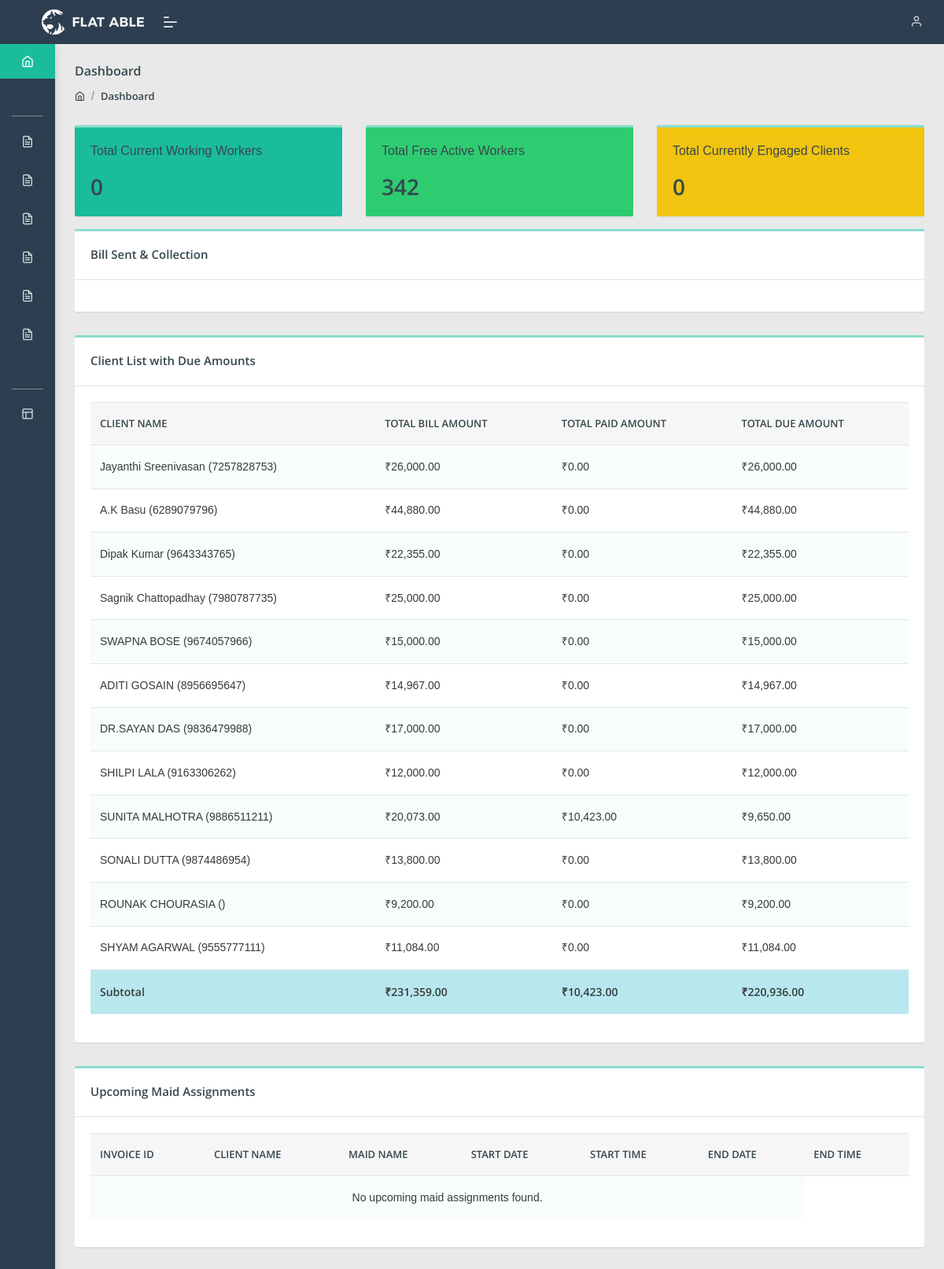
/administrators/index.php?p=dashboard (signed in), run on the app's committed database.
### tables this page shows
CREATE TABLE `user_details` (
  `user_id` int(11) NOT NULL,
  `br_id` int(11) NOT NULL DEFAULT 1 COMMENT 'pk of branches',
  `username` varchar(255) NOT NULL,
  `password` varchar(255) NOT NULL,
  `user_type` tinyint(1) NOT NULL DEFAULT 0 COMMENT '1=Admin(owner) 2=Manager 3=Employee 4=Client 5=Worker',
  `added_by` int(11) NOT NULL DEFAULT 0,
  `full_name` varchar(255) NOT NULL,
  `fat_hus_name` varchar(255) NOT NULL,
  `email_id` varchar(255) NOT NULL,
  `phone_number` varchar(10) NOT NULL,
  `alt_phone_number` varchar(10) NOT NULL,
  `m_id` tinyint(1) NOT NULL DEFAULT 1 COMMENT 'PK of marital_status_master',
  `date_of_birth` date NOT NULL,
  `gender` tinyint(1) NOT NULL DEFAULT 1 COMMENT 'PK of gender_master',
  `address` text NOT NULL,
  `curr_address` text NOT NULL,
  `city_id` int(11) NOT NULL COMMENT 'PK of cities',
  `state_id` int(11) NOT NULL DEFAULT 0 COMMENT 'PK of states table',
  `country_id` int(11) NOT NULL COMMENT 'PK of countries',
  `pincode` varchar(6) NOT NULL,
  `adhar_card` varchar(12) NOT NULL,
  `adhar_card_img` varchar(255) NOT NULL,
  `adhar_card_back_img` varchar(255) NOT NULL,
  `pan_card` varchar(10) NOT NULL,
  `pan_card_img` varchar(255) NOT NULL,
  `voter_id_card` varchar(10) NOT NULL,
  `voter_id_card_img` varchar(255) NOT NULL,
  `voter_id_card_back_img` varchar(255) NOT NULL,
  `user_photo` varchar(255) NOT NULL,
  `wt_id` text NOT NULL COMMENT 'PK of work_type',
  `work_type_others` varchar(255) NOT NULL,
  `work_exp` int(11) NOT NULL DEFAULT 0,
  `earlier_work_city` varchar(10) NOT NULL,
  `last_emplr_name` varchar(255) NOT NULL,
  `sk_id` text NOT NULL COMMENT 'PK of skills_master',
  `l_id` text NOT NULL COMMENT 'PK of language_master',
  `work_loc` varchar(255) NOT NULL,
  `st_id` int(11) NOT NULL DEFAULT 0 COMMENT 'PK of stay_type',
  `exp_salary` decimal(10,2) NOT NULL,
  `available_from` datetime DEFAULT current_timestamp(),
  `wf_id` tinyint(1) NOT NULL DEFAULT 0 COMMENT 'PK of weekly_off',
  `il_id` int(11) NOT NULL DEFAULT 0 COMMENT 'PK of illness_master',
  `pv_id` tinyint(1) NOT NULL DEFAULT 0 COMMENT 'PK of police_verification',
  `ch_id` tinyint(1) NOT NULL DEFAULT 0 COMMENT 'PK of crime_history',
  `emg_cont_person` varchar(255) NOT NULL,
  `relation` varchar(255) NOT NULL,
  `emg_cont_number` varchar(10) NOT NULL,
  `bank_details` text NOT NULL,
  `bank_details_img` varchar(255) NOT NULL,
  `highest_edu` varchar(255) NOT NULL,
  `declaration` tinyint(1) NOT NULL DEFAULT 0,
  `lc_id` tinyint(4) NOT NULL DEFAULT 0,
  `wh_id` int(11) NOT NULL COMMENT '	PK of working_hour_master',
  `religion` varchar(255) NOT NULL,
  `nationality` varchar(255) NOT NULL,
  `family_bg_info` text NOT NULL,
  `nr_id` text NOT NULL COMMENT 'PK of nurses_master',
  `misce_doc` text NOT NULL,
  `work_details` varchar(255) NOT NULL,
  `family_members` varchar(255) NOT NULL,
  `refrence` varchar(255) NOT NULL,
  `shift` varchar(255) NOT NULL,
  `prev_feed` varchar(255) NOT NULL,
  `property` tinyint(1) NOT NULL,
  `caste` varchar(255) NOT NULL,
  `age_category` varchar(255) NOT NULL,
  `quick_service` tinyint(1) NOT NULL DEFAULT 0 COMMENT '1=Active 0=Inactive',
  `schedule_lapses` text NOT NULL COMMENT 'Worker available for quick Service',
  `inserted_by` int(11) NOT NULL DEFAULT 0,
  `updated_by` int(11) NOT NULL DEFAULT 0,
  `insert_date` datetime NOT NULL DEFAULT current_timestamp(),
  `update_date` datetime NOT NULL DEFAULT current_timestamp() ON UPDATE current_timestamp()
);

### administrators/dashboard/dashboard.php (the view, shortened to what this page needs)
<?php
include('common/head.php');
$current_date = date('Y-m-d');
$current_working_workers = 0;
$free_active_workers = 0;
$current_engaged_clients = 0;
$sql = "SELECT COUNT(DISTINCT worker_id) AS total_working FROM assign_maid WHERE worker_id > 0 AND from_date <= '$current_date' AND to_date >= '$current_date'";
$result = $con->query($sql);
if ($result && $row = $result->fetch_assoc()) {
    $current_working_workers = (int) $row['total_working'];
}
$sql = "SELECT COUNT(DISTINCT client_id) AS total_clients FROM assign_maid WHERE client_id > 0 AND from_date <= '$current_date' AND to_date >= '$current_date'";
$result = $con->query($sql);
if ($result && $row = $result->fetch_assoc()) {
    $current_engaged_clients = (int) $row['total_clients'];
}
$sql = "SELECT COUNT(*) AS total_free FROM user_details WHERE user_type = 5";
$sql .= " AND user_id NOT IN (SELECT DISTINCT worker_id FROM assign_maid WHERE worker_id > 0 AND from_date <= '$current_date' AND to_date >= '$current_date')";
$result = $con->query($sql);
if ($result && $row = $result->fetch_assoc()) {
    $free_active_workers = (int) $row['total_free'];
}
$clients = array();
$sql = "SELECT
    user_id, full_name, phone_number
FROM user_details
WHERE user_type = 4";
$result = $con->query($sql);
if ($result) {
    while ($row = $result->fetch_assoc()) {
        $user_id = $row['user_id'];
        $full_name = $row['full_name'];
        $phone_number = $row['phone_number'];
        $client = new stdClass();
        $client->user_id = $user_id;
        $client->full_name = $full_name;
        $client->phone_number = $phone_number;
        $sub_tot_receivable = 0;
        $sub_tot_received = 0;
        $client->sub_tot_receivable = $sub_tot_receivable;
        $client->sub_tot_received = $sub_tot_received;
        $clients[] = $client;
    }
}
if(sizeof($clients) > 0){
    for($i = 0; $i < sizeof($clients); $i++){
        $user_id = $clients[$i]->user_id;
        $sub_tot_receivable = 0;
        $sub_tot_received = 0;
        $sql = "SELECT * FROM bill_details WHERE client_id = '" .$user_id. "'";
        $result = $con->query($sql);
        $bill_id = 0;
        if ($result->num_rows > 0) {
            $row = $result->fetch_array();
            $bill_id = $row['bill_id'];
            $bill_total = $row['bill_total'];
            $sub_tot_receivable = $sub_tot_receivable + $bill_total;
        }
        if($bill_id > 0){
            $sql4 = "SELECT * FROM bill_payment_details WHERE bill_id = '" .$bill_id. "' ";
            $result4 = $con->query($sql4);
            if ($result4->num_rows > 0) {
                while($row4 = $result4->fetch_array()){
                    $sub_tot_received = $sub_tot_received + $row4['paid_amount'];
                }
            }
        }
        $clients[$i]->sub_tot_received = $sub_tot_received;
        $clients[$i]->sub_tot_receivable = $sub_tot_receivable;
    }
}
$upcoming_assignments = array();
 ?>
<body class="">
	<?php include('common/nav.php'); ?>
	<?php include('common/top_bar.php'); ?>
<div class="pcoded-main-container">
    <div class="pcoded-content">
        <div class="page-header">
            <div class="page-block">
                <div class="row align-items-center">
                    <div class="col-md-12">
                        <div class="page-header-title">
                            <h5 class="m-b-10"><?=$title?></h5>
                        </div>
                        <ul class="breadcrumb">
                            <li class="breadcrumb-item"><a href="index.html"><i class="feather icon-home"></i></a></li>
                            <li class="breadcrumb-item"><a href="#!"><?=$title?></a></li>
                        </ul>
                    </div>
                </div>
            </div>
        </div>
        <div class="row">
            <div class="col-md-4">
                <div class="card text-white bg-primary mb-3">
                    <div class="card-body">
                        <h6 class="card-title">Total Current Working Workers</h6>
                        <h3 class="card-text"><?= $current_working_workers ?></h3>
                    </div>
                </div>
            </div>
            <div class="col-md-4">
                <div class="card text-white bg-success mb-3">
                    <div class="card-body">
                        <h6 class="card-title">Total Free Active Workers</h6>
                        <h3 class="card-text"><?= $free_active_workers ?></h3>
                    </div>
                </div>
            </div>
            <div class="col-md-4">
                <div class="card text-white bg-warning mb-3">
                    <div class="card-body">
                        <h6 class="card-title">Total Currently Engaged Clients</h6>
                        <h3 class="card-text"><?= $current_engaged_clients ?></h3>
                    </div>
                </div>
            </div>
        </div>
        <div class="row">
            <div class="col-sm-12">
                <div class="card">
                    <div class="card-header">
                        <h5>Bill Sent & Collection</h5>
                    </div>
                    <div class="card-body">
                    </div>
                </div>
            </div>
        </div>
        <div class="row">
            <div class="col-sm-12">
                <div class="card">
                    <div class="card-header">
                        <h5>Client List with Due Amounts</h5>
                    </div>
                    <div class="card-body">
                        <div class="table-responsive">
                            <table class="table table-striped">
                                <thead>
                                    <tr>
                                        <th>Client Name</th>
                                        <th>Total Bill Amount</th>
                                        <th>Total Paid Amount</th>
                                        <th>Total Due Amount</th>
                                    </tr>
                                </thead>
                                <tbody>
                                    <?php if (sizeof($clients) > 0){
                                        $total_bill_sum = 0;
                                        $total_paid_sum = 0;
                                        $total_due_sum = 0;
                                        for($j = 0; $j < sizeof($clients); $j++){
                                            if($clients[$j]->sub_tot_receivable > $clients[$j]->sub_tot_received){
                                            $due_amount = $clients[$j]->sub_tot_receivable - $clients[$j]->sub_tot_received;
                                            $total_due_sum += $due_amount;
                                            $total_bill_sum += $clients[$j]->sub_tot_receivable;
                                            $total_paid_sum += $clients[$j]->sub_tot_received;
                                        ?>
                                            <tr>
                                                <td><?= htmlspecialchars($clients[$j]->full_name). ' ('. htmlspecialchars($clients[$j]->phone_number).')' ?></td>
                                                <td>₹<?= number_format($clients[$j]->sub_tot_receivable, 2) ?></td>
                                                <td>₹<?= number_format($clients[$j]->sub_tot_received, 2) ?></td>
                                                <td>₹<?= number_format($due_amount, 2) ?></td>
                                            </tr>
                                        <?php
                                        }
                                        }
                                        ?>
                                        <tr class="table-info">
                                            <td><strong>Subtotal</strong></td>
                                            <td><strong>₹<?= number_format($total_bill_sum, 2) ?></strong></td>
                                            <td><strong>₹<?= number_format($total_paid_sum, 2) ?></strong></td>
                                            <td><strong>₹<?= number_format($total_due_sum, 2) ?></strong></td>
                                        </tr>
                                    <?php }else{ ?>
                                        <tr>
                                            <td colspan="4" class="text-center">No clients with due amounts found.</td>
                                        </tr>
                                    <?php } ?>
                                </tbody>
                            </table>
                        </div>
                    </div>
                </div>
            </div>
        </div>
        <div class="row">
            <div class="col-sm-12">
                <div class="card">
                    <div class="card-header">
                        <h5>Upcoming Maid Assignments</h5>
                    </div>
                    <div class="card-body">
                        <div class="table-responsive">
                            <table class="table table-striped">
                                <thead>
                                    <tr>
                                        <th>Invoice ID</th>
                                        <th>Client Name</th>
                                        <th>Maid Name</th>
                                        <th>Start Date</th>
                                        <th>Start Time</th>
                                        <th>End Date</th>
                                        <th>End Time</th>
                                    </tr>
                                </thead>
                                <tbody>
                                    <?php if (count($upcoming_assignments) > 0): ?>
                                        <?php foreach ($upcoming_assignments as $assignment): ?>
                                            <tr>
                                                <td><?= htmlspecialchars($assignment['invoice_id']) ?></td>
                                                <td><?= htmlspecialchars($assignment['client_name']) ?></td>
                                                <td><?= htmlspecialchars($assignment['maid_name']) ?></td>
                                                <td><?= date('d-F-Y', strtotime($assignment['from_date'])) ?></td>
                                                <td><?= htmlspecialchars($assignment['from_time']) ?></td>
                                                <td><?= date('d-F-Y', strtotime($assignment['to_date'])) ?></td>
                                                <td><?= htmlspecialchars($assignment['to_time']) ?></td>
                                            </tr>
                                        <?php endforeach; ?>
                                    <?php else: ?>
                                        <tr>
                                            <td colspan="6" class="text-center">No upcoming maid assignments found.</td>
                                        </tr>
                                    <?php endif; ?>
                                </tbody>
                            </table>
                        </div>
                    </div>
                </div>
            </div>
        </div>
    </div>
</div>
	<?php include('common/footer.php'); ?>

### data on the page
user_details: full_name "Jayanthi Sreenivasan", phone_number "7257828753"
user_details: full_name "A.K Basu", phone_number "6289079796"
user_details: full_name "Dipak Kumar", phone_number "9643343765"
user_details: full_name "Sagnik Chattopadhay", phone_number "7980787735"
user_details: full_name "SWAPNA BOSE", phone_number "9674057966"
user_details: full_name "ADITI GOSAIN", phone_number "8956695647"
user_details: full_name "DR.SAYAN DAS", phone_number "9836479988"
user_details: full_name "SHILPI LALA", phone_number "9163306262"
user_details: full_name "SUNITA MALHOTRA", phone_number "9886511211"
user_details: full_name "SONALI DUTTA", phone_number "9874486954"
user_details: full_name "ROUNAK CHOURASIA"
user_details: full_name "SHYAM AGARWAL", phone_number "9555777111"

### other printed values
$title "Dashboard"
$current_working_workers "0"
$free_active_workers "342"
$current_engaged_clients "0"
$clients[$j]->sub_tot_receivable "26,000.00"
$clients[$j]->sub_tot_received "0.00"
$due_amount "26,000.00"
$clients[$j]->sub_tot_receivable "44,880.00"
$due_amount "44,880.00"
$clients[$j]->sub_tot_receivable "22,355.00"
$due_amount "22,355.00"
$clients[$j]->sub_tot_receivable "25,000.00"
$due_amount "25,000.00"
$clients[$j]->sub_tot_receivable "15,000.00"
$due_amount "15,000.00"
